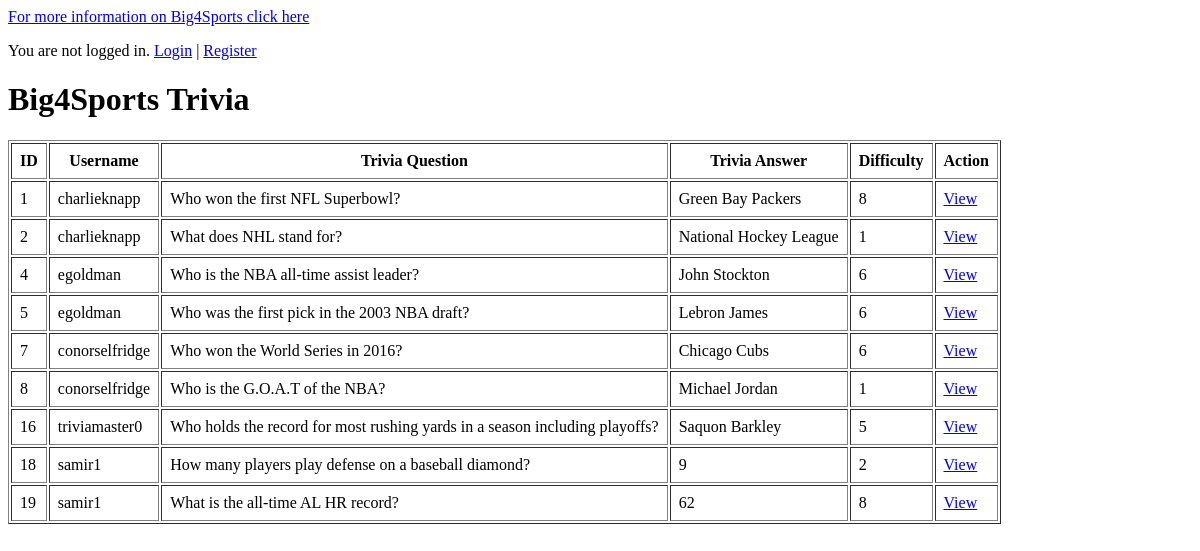
Before: / with the older database file.
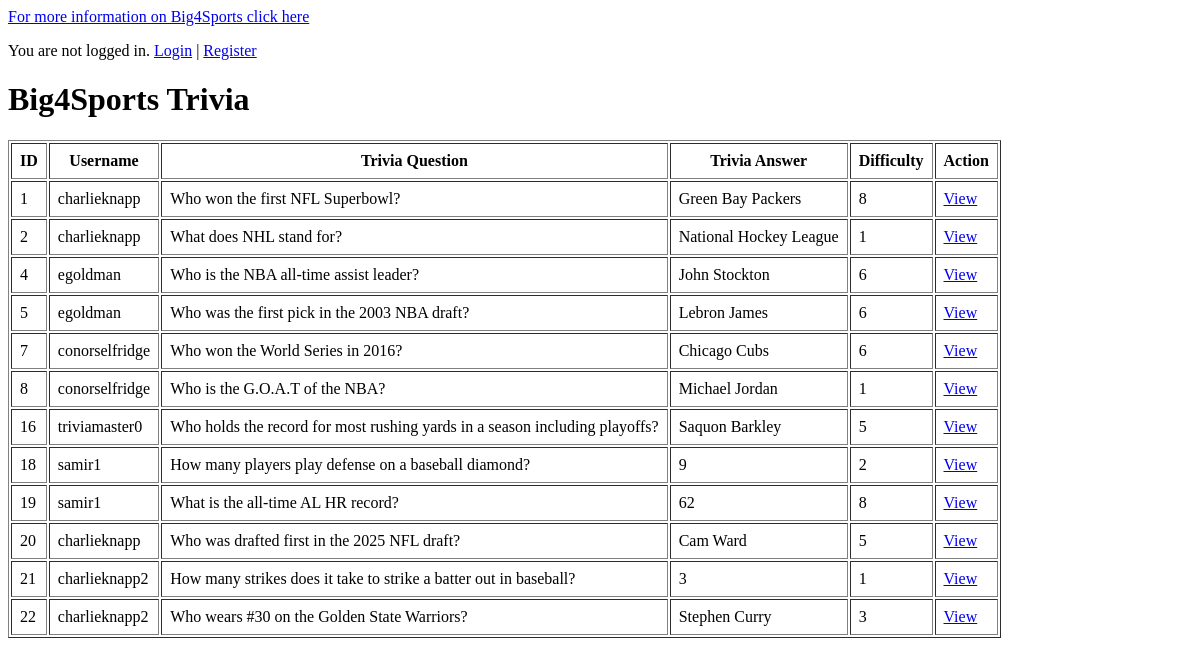
After: the same page with the newer database file.
### tables this page shows
CREATE TABLE `trivia` (
  `id` int(11) NOT NULL,
  `username` varchar(255) NOT NULL,
  `trivia_question` varchar(255) NOT NULL,
  `trivia_answer` varchar(255) NOT NULL,
  `difficulty` int(1) NOT NULL CHECK (`difficulty` between 1 and 10)
);

### index.php (the view, shortened to what this page needs)
<?php
require 'db_connect.php';
?>
<!DOCTYPE html>
<html>
<head>
</head>
<body>
<a
    href="../landing.html"
    >For more information on Big4Sports click here</a>
<?php
if (isset($_SESSION['username'])) {
    echo "<p>You are logged in as: " . htmlspecialchars($_SESSION['username']) . "</p>";
    echo "<p><a href='logout.php'>Logout</a></p>";
} else {
    echo "<p>You are not logged in. <a href='login.php'>Login</a> | <a href='register.php'>Register</a></p>";
}
?>
<h1>Big4Sports Trivia</h1>
<?php
$sql = "SELECT id, username, trivia_question, trivia_answer, difficulty FROM trivia";
$result = $conn->query($sql);
if ($result && $result->num_rows > 0) {
    echo "<table border='1' cellpadding='8'>";
    echo "<tr>
            <th>ID</th>
            <th>Username</th>
            <th>Trivia Question</th>
            <th>Trivia Answer</th>
            <th>Difficulty</th>
            <th>Action</th>
          </tr>";
    while ($row = $result->fetch_assoc()) {
        echo "<tr>";
        echo "<td>" . htmlspecialchars($row['id']) . "</td>";
        echo "<td>" . htmlspecialchars($row['username']) . "</td>";
        echo "<td>" . htmlspecialchars($row['trivia_question']) . "</td>";
        echo "<td>" . htmlspecialchars($row['trivia_answer']) . "</td>";
        echo "<td>" . htmlspecialchars($row['difficulty']) . "</td>";
        echo "<td>";
        echo "<a href='read_trivia.php?id=" . $row['id'] . "'>View</a>";
        echo "</td>";
        echo "</tr>";
    }
    echo "</table>";
} else {
    echo "<p>No trivia found.</p>";
}
?>
</body>
</html>

Changed rows visible on the page:
added trivia: id "20", username "charlieknapp", trivia_question "Who was drafted first in the 2025 NFL draft?", trivia_answer "Cam Ward", difficulty "5"
added trivia: id "21", username "charlieknapp2", trivia_question "How many strikes does it take to strike a batter out in baseball?", trivia_answer "3", difficulty "1"
added trivia: id "22", username "charlieknapp2", trivia_question "Who wears #30 on the Golden State Warriors?", trivia_answer "Stephen Curry", difficulty "3"
